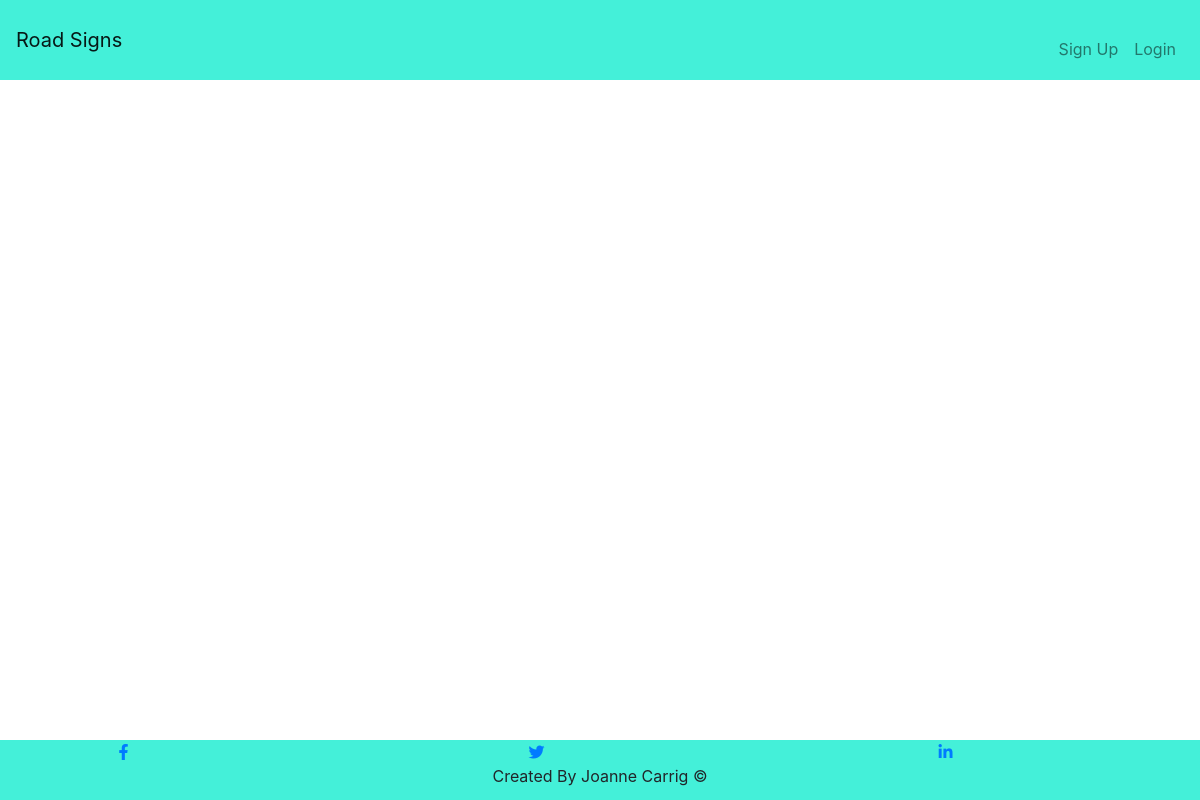
The page /ordered/5/ on the database as committed earlier.
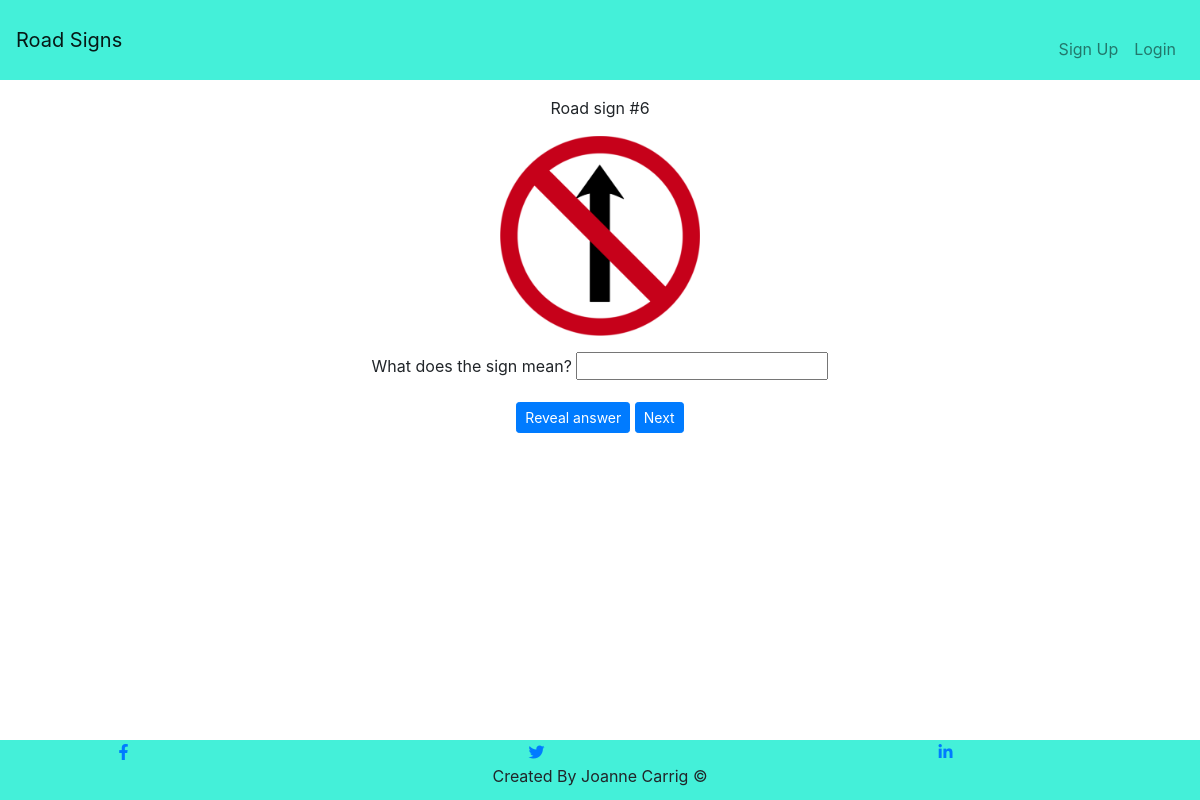
The same page on the database as committed later.
### guessapp/models.py (models this page shows, shortened)
class Roadsign(models.Model):
    sign_name = models.CharField(max_length=100)
    photo = models.CharField(null=True, blank=True, max_length=100)

### guessapp/views.py (the view)
# urls.py: path('ordered/<id>/', views.insequence, name='insequence'),
def insequence(request, id):
    id = int(id) + 1
    sign = Roadsign.objects.filter(pk=id)
    context = {
        "signs": sign,
    }
    return render(request, "signsOrdered.html", context)

### templates/signsOrdered.html (shortened to what this page needs)
{% extends "base.html" %}
{% load static %}
{% block content %}
<div class="container text-center">
    {% for sign in signs %}
    <p class="mt-3">Road sign #{{ sign.id }}</p>
    <div class="roadsign-image-container mt-3 mb-2">
        <img class="img-fluid roadsign-image" src="{% static sign.photo %}" alt="hero image">
    </div>
    <div class="mt-3 mb-2">
        <label>What does the sign mean?</label>
        <input id="sign-guess" type="text" name=sign-guess>
    </div>
    <div class="mt-3 mb-2">
        <button class="btn btn-sm btn-primary" id="reveal-button">Reveal answer</button>
        <a class="btn btn-sm btn-primary" id="next-sign" href="{% url 'insequence' sign.id %}">Next</a>
    </div>
    {% endfor %}
</div>
{% endblock %}

### templates/base.html (shortened to what this page needs)
{% load static %}
<!DOCTYPE html>
<html lang="en">
<head>
    {% block corecss %}
    <link rel="stylesheet" href="https://cdn.jsdelivr.net/npm/bootstrap@4.6.0/dist/css/bootstrap.min.css"
>
    <link rel="stylesheet" href="https://cdnjs.cloudflare.com/ajax/libs/font-awesome/5.13.1/css/all.min.css"
 type="text/css">
    <link rel="stylesheet" href="{% static 'css/base.css' %}">
    {% endblock %}
</head>
<body>
    <nav class="navbar navbar-expand-lg navbar-light navbar-custom">
        <a class="navbar-brand ml-3" href="{% url 'index' %}">Road Signs</a>
        <div class="collapse navbar-collapse" id="navbarNav">
            <ul class="navbar-nav mr-3 mt-2 ml-auto">
                {% if request.user.is_authenticated %}
                <li class="nav-item order-10 ">
                    <a class="nav-link" href="{% url 'account_logout' %}">Logout</a>
                </li>
                {% if not request.user.is_superuser %}
                {% endif%}
                {% if request.user.is_superuser %}
                {% endif%}
                {% else %}
                <li class="nav-item">
                    <a class="nav-link order-6" href="{% url 'account_signup' %}">Sign Up</a>
                </li>
                <li class="nav-item">
                    <a class="nav-link order-7" href="{% url 'account_login' %}">Login</a>
                </li>
                {% endif%}
            </ul>
        </div>
    </nav>
    <div class="window-content">
        {% block content %}
        {% endblock %}
    </div>
    <footer class="footer fixed-bottom">
        <div class="footer-content">
            <div class="row">
                <div class="col-sm-3 offset-sm-1">
                    <a href="https://www.facebook.com/" target="_blank" rel="noopener"><i
                            class="fab fa-facebook-f ml-3"></i></a>
                </div>
                <div class="col-sm-3 offset-sm-1">
                    <a href="https://twitter.com/?lang=en" target="_blank" rel="noopener"><i
                            class="fab fa-twitter ml-3"></i></a>
                </div>
                <div class="col-sm-3 offset-sm-1">
                    <a href="https://ie.linkedin.com/" target="_blank" rel="noopener"><i
                            class="fab fa-linkedin-in ml-3"></i></a>
                </div>
            </div>
            <div class="row text-center">
                <div class="col-sm-12">
                    Created By Joanne Carrig ©
                </div>
            </div>
        </div>
    </footer>
</body>
</html>

### static/css/base.css (style rules this page uses)
* { margin: 0; padding: 0; }
body { min-height: 100vh; }
.navbar-custom { height: 80px; background-color: #44f0d9; }
.navbar-collapse { margin-top: 20px; margin-bottom: 10px; z-index: 20; width: 100vw; }
.navbar { padding: 0; }
.footer { margin-top: 5px; width: 100%; height: 60px; background-color: #44f0d9; position: sticky; top: 100vh; }
.window-content { min-height: fit-content; }
.roadsign-image-container { height: 200px; }
.roadsign-image { object-fit: cover; height: 200px; }

Rows that differ between the two databases and show on the page:
added Roadsign: id "6", photo (picture)
